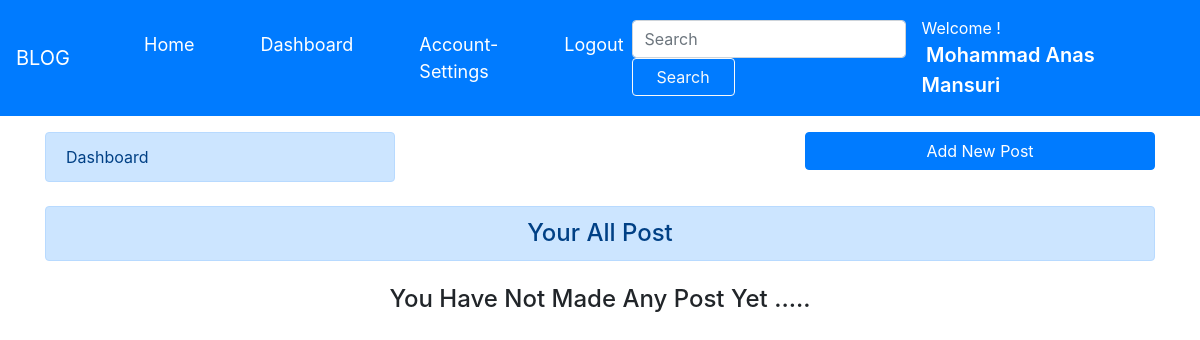
The page /dashboard (signed in) on the database as committed earlier.
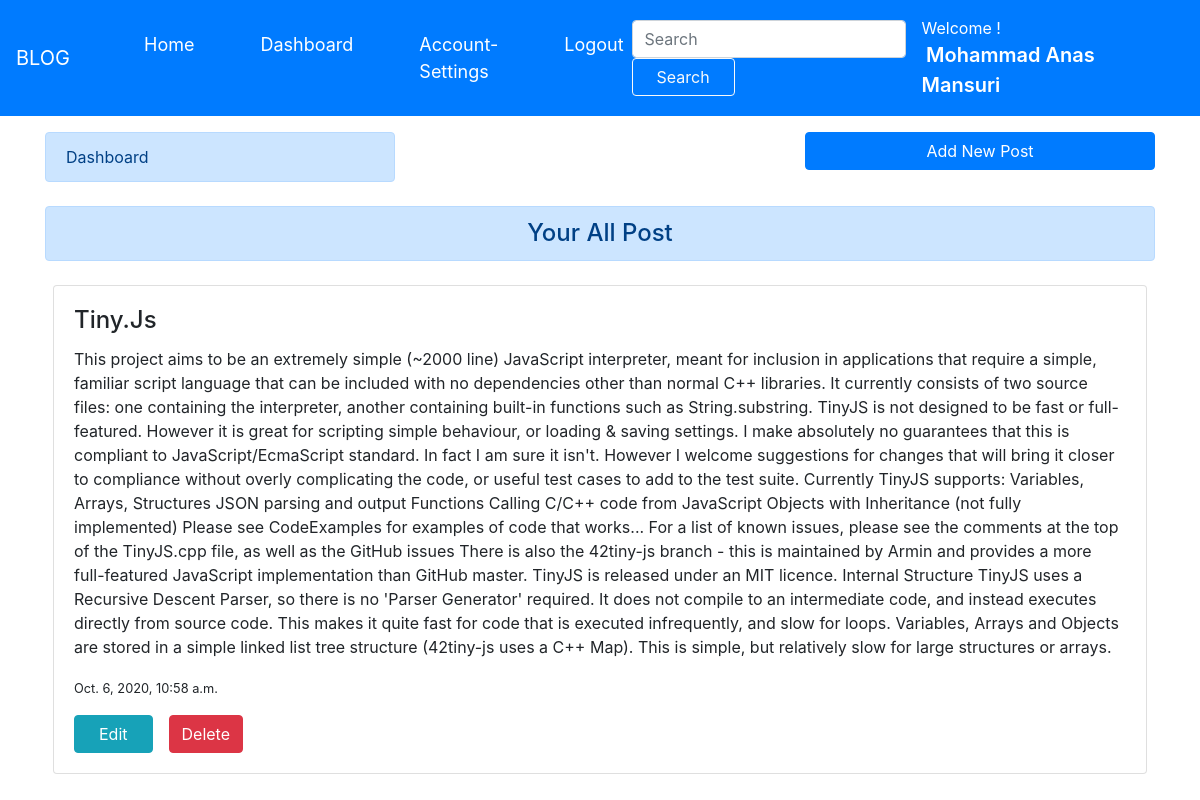
The same page on the database as committed later.
### myapp/models.py (models this page shows, shortened)
class Post(models.Model):
    author = models.ForeignKey(User,on_delete=models.CASCADE)
    title = models.CharField(max_length=90)
    description = models.TextField()
    posted_date = models.DateTimeField(default=timezone.now)
    likes = models.ManyToManyField(User, related_name='blog_posts')

### myapp/views.py (the view)
# urls.py: path('dashboard',views.dashboard,name='dashboard'),
@login_required(login_url ='login')
def dashboard(request):
    current_user = request.user
    all_post = Post.objects.filter(author=current_user).order_by('-posted_date')
    context ={'allposts':all_post}
    return render(request,'dashboard.html',context)

### templates/dashboard.html (shortened to what this page needs)
{% extends 'base.html' %}
{% block content%}
<div class="container">
   <div class="row mt-3 d-flex justify-content-between">
           <div class=" col-md-4 ">
                   <div class="alert alert-primary">Dashboard</div>
           </div>
           <div class=" col-md-4 ">
                <a href="{% url 'add-post' %}" class="btn btn-primary px-5 d-block">Add New Post</a>
           </div>
   </div>
   <div class="row mt-2">
        <div class=" col-md-12">
           <h4 class="alert alert-primary text-center" >Your All Post</h4>
        </div>
        <div class="col-md-12">
                {% if allposts %}
                {% for allpost in allposts %}
                <div class="card m-2">
                    <div class="card-body">
                        <h4 class="card-title text-capitalize">{{allpost.title}}</h4>
                        <p class="card-text">{{allpost.description}}</p>
                        <p class="card-text"><small>{{allpost.posted_date}}</small></p>
                        <div class="d-flex align-items-center">
                            <a href="{%url 'edit-post' allpost.id%}" id="edit" class="btn btn-info px-4">Edit</a>
                            <a href="{%url 'delete-post' allpost.id%}" id="del" class="btn btn-danger ml-3">Delete</a>
                        </div>
                    </div>
                </div>
                {% endfor %}
                {%else%}
                 <h4 class="text-capitalize text-center mt-2">You have not made any post yet .....</h4>
                {%endif%}
        </div>
</div>
</div>
{% endblock%}

### templates/base.html (shortened to what this page needs)
<!DOCTYPE html>
{% load static %}
<html lang="en">
<head>
    <link rel="stylesheet" href="https://stackpath.bootstrapcdn.com/bootstrap/4.5.2/css/bootstrap.min.css">
    <link rel="stylesheet" href="https://cdnjs.cloudflare.com/ajax/libs/font-awesome/5.14.0/css/all.min.css" />
    <link rel="stylesheet" href="{% static 'main.css'%}">
</head>
<body>
    <nav class="navbar navbar-expand-lg navbar-dark bg-primary">
        <a class="navbar-brand text-uppercase" href="{% url 'home' %}">Blog</a>
        <div class="collapse navbar-collapse" id="navbarNavDropdown">
          <ul class="navbar-nav">
            <li class="nav-item active">
              <a class="nav-link" href="{% url 'home' %}">Home</a>
            </li>
            {% if user.is_authenticated %}
            <li class="nav-item active">
              <a class="nav-link" href="{% url 'dashboard' %}">Dashboard</a>
            </li>
            <li class="nav-item active">
              <a class="nav-link" href="{% url 'account-settings' %}">Account-Settings</a>
            </li>
            <li class="nav-item active">
              <a class="nav-link" href="{% url 'logout' %}">Logout</a>
            </li>
            {% endif%}
          </ul>
         {% if user.is_authenticated%}
        <form method="GET" action="/search" class="form-inline my-2 my-lg-0 ml-auto">
          <input class="form-control mr-sm-2" id="search_query" name="search_query" type="search" placeholder="Search" aria-label="Search">
          <button class="btn btn-outline-light my-2 my-sm-0 px-4">Search</button>
        </form>
          <ul class="navbar-nav ml-auto">
            <span class="nav-item nav-link active mr-5 text-capitalize">Welcome ! &nbsp; &nbsp;<span id="user_name">{{request.user.get_full_name}}</span> </span>
          </ul>
          {%endif%}
        </div>
      </nav>
    {% block content%}
    {% endblock%}
  </body>
</html>

### static/main.css (style rules this page uses)
a.nav-link { margin-left: 50px!important; font-size: 18px!important; }
span#user_name { font-size: 20px; font-weight: 600; }

Rows that differ between the two databases and show on the page:
added Post: title "Tiny.js", description "This project aims to be an extremely simple (~2000 line) JavaScript interpreter, meant for inclusion in applications that require a simple, familiar script language that can be included with no dependencies other than normal C++ libraries. It currently consists of two source files: one containing the interpreter, another containing built-in functions such as String.substring. TinyJS is not designed to be fast or full-featured. However it is great for scripting simple behaviour, or loading & saving settings. I make absolutely no guarantees that this is compliant to JavaScript/EcmaScript standard. In fact I am sure it isn't. However I welcome suggestions for changes that will bring it closer…", posted_date "Oct. 6, 2020, 10:58 a.m."
Other text that changed with them:
text no longer shown: "You Have Not Made Any Post Yet ....."
